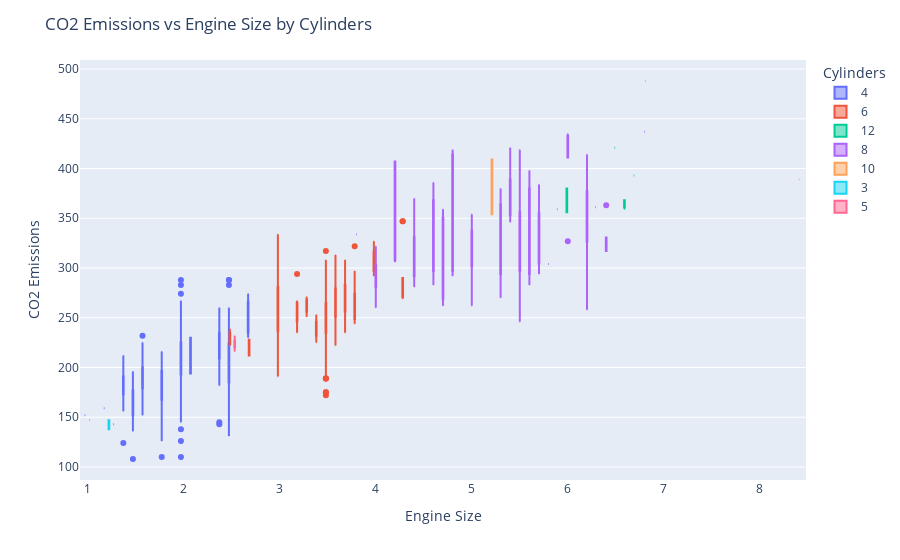

Notebook code cell kept with this figure:
### Code cell
fig = px.box(
    df,
    x='ENGINESIZE',
    y='CO2EMISSIONS',
    color="CYLINDERS",
)
fig.update_layout(
    title='CO2 Emissions vs Engine Size by Cylinders',
    xaxis_title='Engine Size',
    yaxis_title='CO2 Emissions',
    legend_title='Cylinders',
)
fig.show()

### Figure 1 — Plotly figure (JSON) as saved in the notebook; plotly's stock layout.template omitted (floating-point values rounded to 4 significant figures; data arrays with more than 128 entries replaced by an {"elided": "..."} marker saying what was removed)
{"data": [{"alignmentgroup": "True", "hovertemplate": "CYLINDERS=4<br>ENGINESIZE=%{x}<br>CO2EMISSIONS=%{y}<extra></extra>", "legendgroup": "4", "marker": {"color": "#636efa"}, "name": "4", "notched": false, "offsetgroup": "4", "orientation": "v", "showlegend": true, "type": "box", "x": {"elided": "420 float values"}, "x0": " ", "xaxis": "x", "y": {"elided": "420 int values"}, "y0": " ", "yaxis": "y"}, {"alignmentgroup": "True", "hovertemplate": "CYLINDERS=6<br>ENGINESIZE=%{x}<br>CO2EMISSIONS=%{y}<extra></extra>", "legendgroup": "6", "marker": {"color": "#EF553B"}, "name": "6", "notched": false, "offsetgroup": "6", "orientation": "v", "showlegend": true, "type": "box", "x": {"elided": "356 float values"}, "x0": " ", "xaxis": "x", "y": {"elided": "356 int values"}, "y0": " ", "yaxis": "y"}, {"alignmentgroup": "True", "hovertemplate": "CYLINDERS=12<br>ENGINESIZE=%{x}<br>CO2EMISSIONS=%{y}<extra></extra>", "legendgroup": "12", "marker": {"color": "#00cc96"}, "name": "12", "notched": false, "offsetgroup": "12", "orientation": "v", "showlegend": true, "type": "box", "x": [5.9, 5.9, 5.9, 6.3, 6, 6, 6, 6, 6, 6.5, 6.6, 6.6, 6.7, 6.7, 6.7, 6.7, 6.6], "x0": " ", "xaxis": "x", "y": [359, 359, 359, 361, 356, 380, 380, 380, 356, 421, 368, 368, 393, 393, 393, 393, 359], "y0": " ", "yaxis": "y"}, {"alignmentgroup": "True", "hovertemplate": "CYLINDERS=8<br>ENGINESIZE=%{x}<br>CO2EMISSIONS=%{y}<extra></extra>", "legendgroup": "8", "marker": {"color": "#ab63fa"}, "name": "8", "notched": false, "offsetgroup": "8", "orientation": "v", "showlegend": true, "type": "box", "x": {"elided": "252 float values"}, "x0": " ", "xaxis": "x", "y": {"elided": "252 int values"}, "y0": " ", "yaxis": "y"}, {"alignmentgroup": "True", "hovertemplate": "CYLINDERS=10<br>ENGINESIZE=%{x}<br>CO2EMISSIONS=%{y}<extra></extra>", "legendgroup": "10", "marker": {"color": "#FFA15A"}, "name": "10", "notched": false, "offsetgroup": "10", "orientation": "v", "showlegend": true, "type": "box", "x": [5.2, 5.2, 5.2, 5.2, 6.8, 5.2, 5.2, 8.4, 8.4], "x0": " ", "xaxis": "x", "y": [354, 409, 354, 409, 488, 361, 400, 389, 389], "y0": " ", "yaxis": "y"}, {"alignmentgroup": "True", "hovertemplate": "CYLINDERS=3<br>ENGINESIZE=%{x}<br>CO2EMISSIONS=%{y}<extra></extra>", "legendgroup": "3", "marker": {"color": "#19d3f3"}, "name": "3", "notched": false, "offsetgroup": "3", "orientation": "v", "showlegend": true, "type": "box", "x": [1.2, 1.2, 1, 1], "x0": " ", "xaxis": "x", "y": [138, 147, 147, 147], "y0": " ", "yaxis": "y"}, {"alignmentgroup": "True", "hovertemplate": "CYLINDERS=5<br>ENGINESIZE=%{x}<br>CO2EMISSIONS=%{y}<extra></extra>", "legendgroup": "5", "marker": {"color": "#FF6692"}, "name": "5", "notched": false, "offsetgroup": "5", "orientation": "v", "showlegend": true, "type": "box", "x": [2.5, 2.5, 2.5, 2.5, 2.5, 2.5, 2.5, 2.5, 2.5], "x0": " ", "xaxis": "x", "y": [225, 221, 232, 218, 216, 223, 225, 223, 232], "y0": " ", "yaxis": "y"}], "layout": {"boxmode": "group", "legend": {"title": {"text": "Cylinders"}, "tracegroupgap": 0}, "margin": {"t": 60}, "title": {"text": "CO2 Emissions vs Engine Size by Cylinders"}, "xaxis": {"anchor": "y", "domain": [0, 1], "title": {"text": "Engine Size"}}, "yaxis": {"anchor": "x", "domain": [0, 1], "title": {"text": "CO2 Emissions"}}}}
